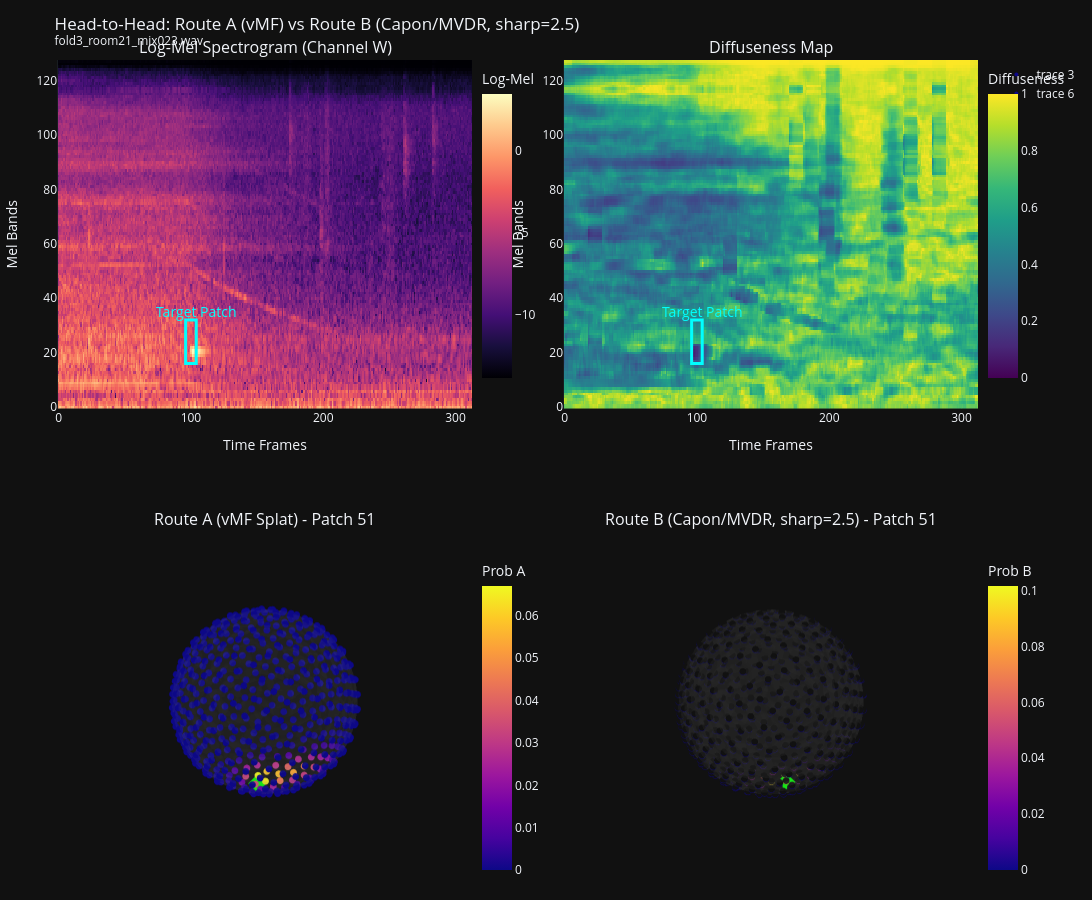

This figure's notebook cell:
### Code cell
# ---------- 5. Multi-Panel Interactive Dashboard ----------
G = tgt_gen_b.G.numpy()
X, Y, Z = G[:, 0], G[:, 1], G[:, 2]
az_deg, el_deg = np.degrees(np.arctan2(Y, X)) % 360, np.degrees(np.arcsin(Z))
hull = ConvexHull(G)
i_mesh, j_mesh, k_mesh = hull.simplices[:, 0], hull.simplices[:, 1], hull.simplices[:, 2]

fig = make_subplots(
    rows=2, cols=2,
    specs=[[{'type': 'xy'}, {'type': 'xy'}],
           [{'type': 'scene'}, {'type': 'scene'}]],
    subplot_titles=(
        "Log-Mel Spectrogram (Channel W)",
        "Diffuseness Map",
        f"Route A (vMF Splat) - Patch {idx1}",
        f"Route B (Capon/MVDR, sharp={SHARP}) - Patch {idx1}"
    ),
    vertical_spacing=0.15
)

def add_patch_box(fig, p_t, p_f, color, label, row, col):
    x0, x1 = p_t * tshape, (p_t + 1) * tshape
    y0, y1 = p_f * fshape, (p_f + 1) * fshape
    fig.add_shape(type="rect", x0=x0, y0=y0, x1=x1, y1=y1,
                  line=dict(color=color, width=3), row=row, col=col)
    fig.add_annotation(x=x1, y=y1+3, text=label, showarrow=False,
                       font=dict(color=color, size=14), row=row, col=col)

def add_doa_marker(fig, q, row, col):
    g = int(q.argmax())
    fig.add_trace(go.Scatter3d(x=[G[g,0]*1.12], y=[G[g,1]*1.12], z=[G[g,2]*1.12],
                  mode="markers", marker=dict(size=6, color="lime", symbol="diamond"),
                  showlegend=False, hoverinfo="skip"), row=row, col=col)

# Row 1 Col 1: Log-Mel W
fig.add_trace(go.Heatmap(z=logmel_W, colorscale='Magma', colorbar=dict(title="Log-Mel", x=0.45, y=0.8, len=0.4)), row=1, col=1)
add_patch_box(fig, patch1_t, patch1_f, "cyan", "Target Patch", row=1, col=1)

# Row 1 Col 2: Diffuseness
fig.add_trace(go.Heatmap(z=diff_map, zmin=0, zmax=1, colorscale='Viridis', colorbar=dict(title="Diffuseness", x=1.0, y=0.8, len=0.4)), row=1, col=2)
add_patch_box(fig, patch1_t, patch1_f, "cyan", "Target Patch", row=1, col=2)

# Row 2 Col 1: Route A
fig.add_trace(go.Mesh3d(x=X, y=Y, z=Z, i=i_mesh, j=j_mesh, k=k_mesh, color='gray', opacity=0.1, alphahull=0, showscale=False, hoverinfo='skip'), row=2, col=1)
fig.add_trace(go.Scatter3d(x=X, y=Y, z=Z, mode='markers',
                           marker=dict(size=4, color=q1_route_a, colorscale='Plasma', colorbar=dict(title="Prob A", x=0.45, y=0.2, len=0.4)),
                           text=[f"Az:{a:.1f}, El:{e:.1f}<br>P:{p:.4f}" for a,e,p in zip(az_deg, el_deg, q1_route_a)], hoverinfo="text"), row=2, col=1)
add_doa_marker(fig, q1_route_a, 2, 1)

# Row 2 Col 2: Route B
fig.add_trace(go.Mesh3d(x=X, y=Y, z=Z, i=i_mesh, j=j_mesh, k=k_mesh, color='gray', opacity=0.1, alphahull=0, showscale=False, hoverinfo='skip'), row=2, col=2)
fig.add_trace(go.Scatter3d(x=X, y=Y, z=Z, mode='markers',
                           marker=dict(size=4, color=q1_route_b, colorscale='Plasma', colorbar=dict(title="Prob B", x=1.0, y=0.2, len=0.4)),
                           text=[f"Az:{a:.1f}, El:{e:.1f}<br>P:{p:.4f}" for a,e,p in zip(az_deg, el_deg, q1_route_b)], hoverinfo="text"), row=2, col=2)
add_doa_marker(fig, q1_route_b, 2, 2)

no_axis = dict(showbackground=False, showgrid=False, zeroline=False, showticklabels=False, title='')
fig.update_layout(
    height=900, width=1100, template="plotly_dark",
    scene=dict(xaxis=no_axis, yaxis=no_axis, zaxis=no_axis),
    scene2=dict(xaxis=no_axis, yaxis=no_axis, zaxis=no_axis),
    margin=dict(l=20, r=20, b=20, t=60),
    title=f"Head-to-Head: Route A (vMF) vs Route B (Capon/MVDR, sharp={SHARP})<br><sup>{filepath.split('/')[-1]}</sup>"
)
fig.update_xaxes(title_text="Time Frames", row=1)
fig.update_yaxes(title_text="Mel Bands", row=1)
fig.show()

### Figure 1 — Plotly figure (JSON) as saved in the notebook; plotly's stock layout.template omitted (floating-point values rounded to 4 significant figures; data arrays with more than 128 entries replaced by an {"elided": "..."} marker saying what was removed)
{"data": [{"colorbar": {"len": 0.4, "title": {"text": "Log-Mel"}, "x": 0.45, "y": 0.8}, "colorscale": [[0, "#000004"], [0.1111, "#180f3d"], [0.2222, "#440f76"], [0.3333, "#721f81"], [0.4444, "#9e2f7f"], [0.5556, "#cd4071"], [0.6667, "#f1605d"], [0.7778, "#fd9668"], [0.8889, "#feca8d"], [1, "#fcfdbf"]], "type": "heatmap", "xaxis": "x", "yaxis": "y", "z": {"elided": "128x313 float values"}}, {"colorbar": {"len": 0.4, "title": {"text": "Diffuseness"}, "x": 1, "y": 0.8}, "colorscale": [[0, "#440154"], [0.1111, "#482878"], [0.2222, "#3e4989"], [0.3333, "#31688e"], [0.4444, "#26828e"], [0.5556, "#1f9e89"], [0.6667, "#35b779"], [0.7778, "#6ece58"], [0.8889, "#b5de2b"], [1, "#fde725"]], "type": "heatmap", "xaxis": "x2", "yaxis": "y2", "z": {"elided": "128x313 float values"}, "zmax": 1, "zmin": 0}, {"alphahull": 0, "color": "gray", "hoverinfo": "skip", "i": {"elided": "1020 int values"}, "j": {"elided": "1020 int values"}, "k": {"elided": "1020 int values"}, "opacity": 0.1, "scene": "scene", "showscale": false, "type": "mesh3d", "x": {"elided": "512 float values"}, "y": {"elided": "512 float values"}, "z": {"elided": "512 float values"}}, {"hoverinfo": "text", "marker": {"color": {"elided": "512 float values"}, "colorbar": {"len": 0.4, "title": {"text": "Prob A"}, "x": 0.45, "y": 0.2}, "colorscale": [[0, "#0d0887"], [0.1111, "#46039f"], [0.2222, "#7201a8"], [0.3333, "#9c179e"], [0.4444, "#bd3786"], [0.5556, "#d8576b"], [0.6667, "#ed7953"], [0.7778, "#fb9f3a"], [0.8889, "#fdca26"], [1, "#f0f921"]], "size": 4}, "mode": "markers", "scene": "scene", "text": {"elided": "512 str values"}, "type": "scatter3d", "x": {"elided": "512 float values"}, "y": {"elided": "512 float values"}, "z": {"elided": "512 float values"}}, {"hoverinfo": "skip", "marker": {"color": "lime", "size": 6, "symbol": "diamond"}, "mode": "markers", "scene": "scene", "showlegend": false, "type": "scatter3d", "x": [0.1791], "y": [0.04448], "z": [-1.105]}, {"alphahull": 0, "color": "gray", "hoverinfo": "skip", "i": {"elided": "1020 int values"}, "j": {"elided": "1020 int values"}, "k": {"elided": "1020 int values"}, "opacity": 0.1, "scene": "scene2", "showscale": false, "type": "mesh3d", "x": {"elided": "512 float values"}, "y": {"elided": "512 float values"}, "z": {"elided": "512 float values"}}, {"hoverinfo": "text", "marker": {"color": {"elided": "512 float values"}, "colorbar": {"len": 0.4, "title": {"text": "Prob B"}, "x": 1, "y": 0.2}, "colorscale": [[0, "#0d0887"], [0.1111, "#46039f"], [0.2222, "#7201a8"], [0.3333, "#9c179e"], [0.4444, "#bd3786"], [0.5556, "#d8576b"], [0.6667, "#ed7953"], [0.7778, "#fb9f3a"], [0.8889, "#fdca26"], [1, "#f0f921"]], "size": 4}, "mode": "markers", "scene": "scene2", "text": {"elided": "512 str values"}, "type": "scatter3d", "x": {"elided": "512 float values"}, "y": {"elided": "512 float values"}, "z": {"elided": "512 float values"}}, {"hoverinfo": "skip", "marker": {"color": "lime", "size": 6, "symbol": "diamond"}, "mode": "markers", "scene": "scene2", "showlegend": false, "type": "scatter3d", "x": [-0.03584], "y": [0.2281], "z": [-1.096]}], "layout": {"annotations": [{"font": {"size": 16}, "showarrow": false, "text": "Log-Mel Spectrogram (Channel W)", "x": 0.225, "xanchor": "center", "xref": "paper", "y": 1, "yanchor": "bottom", "yref": "paper"}, {"font": {"size": 16}, "showarrow": false, "text": "Diffuseness Map", "x": 0.775, "xanchor": "center", "xref": "paper", "y": 1, "yanchor": "bottom", "yref": "paper"}, {"font": {"size": 16}, "showarrow": false, "text": "Route A (vMF Splat) - Patch 51", "x": 0.225, "xanchor": "center", "xref": "paper", "y": 0.425, "yanchor": "bottom", "yref": "paper"}, {"font": {"size": 16}, "showarrow": false, "text": "Route B (Capon/MVDR, sharp=2.5) - Patch 51", "x": 0.775, "xanchor": "center", "xref": "paper", "y": 0.425, "yanchor": "bottom", "yref": "paper"}, {"font": {"color": "cyan", "size": 14}, "showarrow": false, "text": "Target Patch", "x": 104, "xref": "x", "y": 35, "yref": "y"}, {"font": {"color": "cyan", "size": 14}, "showarrow": false, "text": "Target Patch", "x": 104, "xref": "x2", "y": 35, "yref": "y2"}], "height": 900, "margin": {"b": 20, "l": 20, "r": 20, "t": 60}, "scene": {"domain": {"x": [0, 0.45], "y": [0, 0.425]}, "xaxis": {"showbackground": false, "showgrid": false, "showticklabels": false, "title": {"text": ""}, "zeroline": false}, "yaxis": {"showbackground": false, "showgrid": false, "showticklabels": false, "title": {"text": ""}, "zeroline": false}, "zaxis": {"showbackground": false, "showgrid": false, "showticklabels": false, "title": {"text": ""}, "zeroline": false}}, "scene2": {"domain": {"x": [0.55, 1], "y": [0, 0.425]}, "xaxis": {"showbackground": false, "showgrid": false, "showticklabels": false, "title": {"text": ""}, "zeroline": false}, "yaxis": {"showbackground": false, "showgrid": false, "showticklabels": false, "title": {"text": ""}, "zeroline": false}, "zaxis": {"showbackground": false, "showgrid": false, "showticklabels": false, "title": {"text": ""}, "zeroline": false}}, "shapes": [{"line": {"color": "cyan", "width": 3}, "type": "rect", "x0": 96, "x1": 104, "xref": "x", "y0": 16, "y1": 32, "yref": "y"}, {"line": {"color": "cyan", "width": 3}, "type": "rect", "x0": 96, "x1": 104, "xref": "x2", "y0": 16, "y1": 32, "yref": "y2"}], "title": {"text": "Head-to-Head: Route A (vMF) vs Route B (Capon/MVDR, sharp=2.5)<br><sup>fold3_room21_mix023.wav</sup>"}, "width": 1100, "xaxis": {"anchor": "y", "domain": [0, 0.45], "title": {"text": "Time Frames"}}, "xaxis2": {"anchor": "y2", "domain": [0.55, 1], "title": {"text": "Time Frames"}}, "yaxis": {"anchor": "x", "domain": [0.575, 1], "title": {"text": "Mel Bands"}}, "yaxis2": {"anchor": "x2", "domain": [0.575, 1], "title": {"text": "Mel Bands"}}}}
